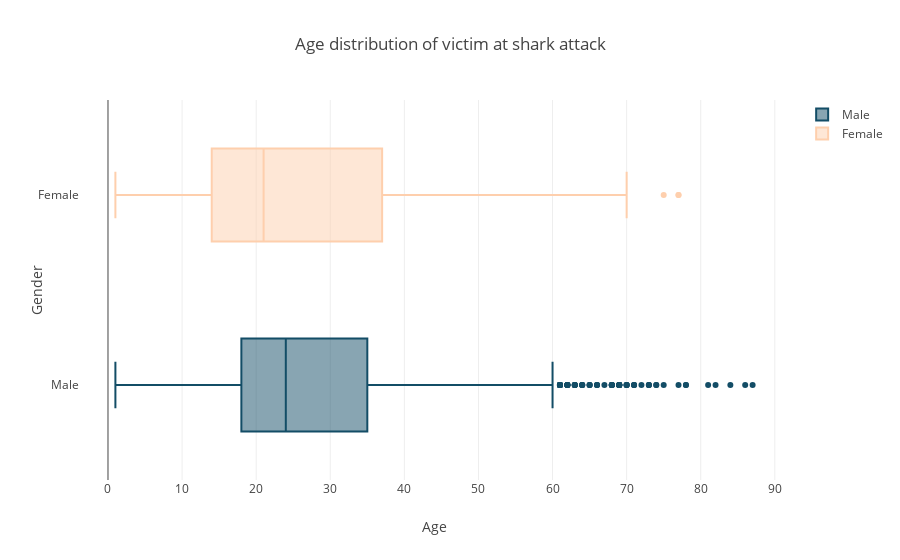

The cell this chart's notebook holds for it:
### Code cell
trace0 = go.Box(x=male, name='Male', marker = dict(
        color = dark_blue
    ))
trace1 = go.Box(x=female, name='Female', marker = dict(
        color = pink
    ))
data = [trace0, trace1]

layout = go.Layout(title = 'Age distribution of victim at shark attack',
    yaxis=dict(
        title='Gender',
        zeroline=False
    ), xaxis=dict(title='Age')
)

fig = go.Figure(data=data, layout=layout)
iplot(fig, filename = "Sharks barplot")

### Figure 1 — Plotly figure (JSON) as saved in the notebook; plotly's stock layout.template omitted (floating-point values rounded to 4 significant figures; data arrays with more than 128 entries replaced by an {"elided": "..."} marker saying what was removed)
{"data": [{"marker": {"color": "rgb(19, 77, 102)"}, "name": "Male", "type": "box", "uid": "2f654c8e-eea6-4f3f-8dcf-b9dc2b062496", "x": {"elided": "4548 str values"}}, {"marker": {"color": "rgb(254, 207, 173)"}, "name": "Female", "type": "box", "uid": "6e61ea3b-1ce9-4578-a166-13603be1864d", "x": {"elided": "610 str values"}}], "layout": {"title": {"text": "Age distribution of victim at shark attack"}, "xaxis": {"title": {"text": "Age"}}, "yaxis": {"title": {"text": "Gender"}, "zeroline": false}}}
